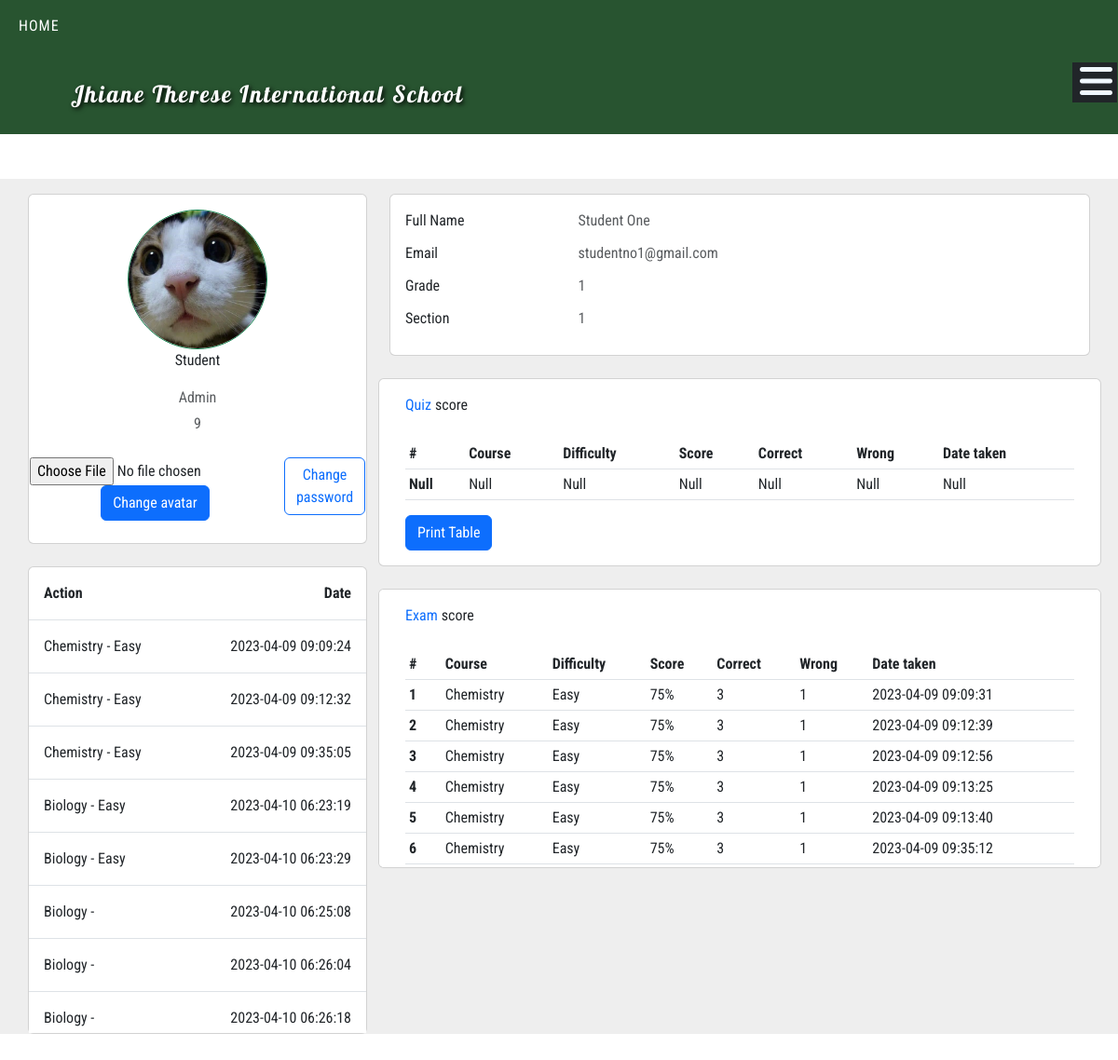
The page /profile.php (signed in) on the database its author committed.
### tables this page shows
CREATE TABLE `activity_log` (
  `id` int(11) NOT NULL,
  `action` varchar(100) NOT NULL,
  `activity_date` datetime NOT NULL,
  `user_id` int(11) NOT NULL,
  `test_type` varchar(11) NOT NULL
);

CREATE TABLE `score_exam` (
  `id` int(11) NOT NULL,
  `student_id` int(11) NOT NULL,
  `course` varchar(300) NOT NULL,
  `lesson` varchar(300) NOT NULL,
  `difficulty` varchar(20) NOT NULL,
  `score` int(11) NOT NULL,
  `correct` int(11) NOT NULL,
  `wrong` int(11) NOT NULL,
  `date_taken` datetime NOT NULL
);

### online_quize/class/quizUsers.php (called while the page is built, shortened)
<?php
class quizUsers
{
	public $host="localhost";
	public $username="root";
	public $pass="";
	public $db_name="jtis";
	public $conn;
	public $activity_log;
	public function __construct()
	{
		$this->conn=new mysqli($this->host,$this->username,$this->pass,$this->db_name);
	}
	public function showActivityLog(){
		$current_user_id = $_SESSION['user']['user_id'];
		$query=$this->conn->query("SELECT * FROM activity_log WHERE user_id = $current_user_id");
		while($row=$query->fetch_array(MYSQLI_ASSOC)){
			$this->activity_log[] = $row;
		}
		return $this->activity_log;
	}
}
?>

### online_exam/class/examUsers.php (called while the page is built, shortened)
<?php
class examUsers
{
	public $host="localhost";
	public $username="root";
	public $pass="";
	public $db_name="jtis";
	public $conn;
	public $exam_score_data;
	public function __construct()
	{
		$this->conn=new mysqli($this->host,$this->username,$this->pass,$this->db_name);
	}
	public function showProfileExamScore(){
		$current_user_id = $_SESSION['user']['user_id'];
		$query=$this->conn->query("SELECT * FROM score_exam WHERE student_id = $current_user_id");
		while($row=$query->fetch_array(MYSQLI_ASSOC)){
			$this->exam_score_data[] = $row;
		}
		return $this->exam_score_data;
	}
}
?>

### profile.php (the view, shortened to what this page needs)
<?php
include("online_quize/class/quizUsers.php");
include("online_exam/class/examUsers.php");
$user = new quizUsers;
$euser = new examUsers;
$quizd = $user->showProfileQuizScore();
$examd = $euser->showProfileExamScore();
$actlog = $user->showActivityLog();
?>
<!DOCTYPE html>
<html>
<head>
	<link rel="stylesheet" type="text/css" href="css/magnific-popup.css">
	<link rel="stylesheet" type="text/css" href="css/owl.carousel.min.css">
	<link rel="stylesheet" type="text/css" href="css/owl.theme.default.min.css">
	<link rel="stylesheet" href="css/all.css">
	<link href="https://cdn.jsdelivr.net/npm/bootstrap@5.3.0-alpha1/dist/css/bootstrap.min.css" rel="stylesheet">
	<link rel="stylesheet" type="text/css" href="css/profile.css">
	<link rel="stylesheet" type="text/css" href="css/all.css">
	<link rel="stylesheet" type="text/css" href="css/custom.css">
</head>
<body onload="myfunction()">
	<nav class="navbar navbar-expand-lg nav-bar-inverse">
		<div class="container-fluid">
			<div class="collapse navbar-collapse" id="navbarText">
				<ul class="navbar-nav mb-2 mb-lg-0 mr-auto">
					<li class="nav-item">
						<a class="nav-link active" aria-current="page" href="index.php">Home</a>
					</li>
				</ul>
			</div>
		</div>
	</nav>
	<nav class="nav-bar nav-bar-inverse nav-bar-fixed-top">
		<div class="container-fluid">
				<div class="navbar-header">
					<button class="navbar-toggle bg-dark" type="button" data-bs-toggle="collapse" data-bs-target="#navi" aria-controls="navi" aria-expanded="false" aria-label="Toggle navigation">
						<i class="fa-solid fa-bars"></i>
					</button>
					<h1 style="color: white; margin-top: 10px; font-size: 25px; " id="myhead2">Jhiane Therese International School</h1>
				</div>
			</div>
		</nav>
		<section style="background-color: #eee;">
			<div class="container py-5 mt-5 mb-5">
				<div class="row">
					<div class="col-lg-4 mt-3">
						<div class="card mb-4" style="background-color: #fff;">
							<div class="card-body text-center">
								<img src="<?php echo 'uploadimg/profile/'.$_SESSION['user']['image_avatar'] ?>" alt="avatar" class="rounded-circle img-fluid border border-1 border-success" style="width: 150px; height: 150px;">
								<p class="font-weight-bold"><?php echo $_SESSION['user']['firstName']; ?></p>
								<p class="text-muted mb-1"><?php echo ucfirst($_SESSION['user']['user_type']);?></p>
								<p class="text-muted mb-4"><?php echo $_SESSION['user']['user_id'];?></p>
								<div class="d-flex justify-content-center mb-2">
									<form id="form" action="multi_login/functions.php" enctype="multipart/form-data" method="post">
										<input type="file" name="image" accept=".jpg,.jpeg,.png">
										<button type="submit" name="change_avatar_btn" class="btn btn-primary">Change avatar</button>
									</form>
									<a href="changepassword.php"><button type="button" class="btn btn-outline-primary ms-1">Change password</button></a>
								</div>
							</div>
						</div>
						<div class="card mb-4 mb-lg-0">
							<div class="card-body p-0" style="overflow-y: scroll; max-height: 500px;">
								<ul class="list-group list-group-flush rounded-3">
									<li class="list-group-item d-flex justify-content-between align-items-center p-3">
										<p class="mb-0"><strong>Action</strong></p>
										<p class="mb-0"><strong>Date</strong></p>
									</li>
									<?php
										foreach($actlog as $logs){
									?>
									<li class="list-group-item d-flex justify-content-between align-items-center p-3">
										<p class="mb-0"><?php echo $logs['action']; ?></p>
										<p class="mb-0"><?php echo $logs['activity_date']; ?></p>
									</li>
									<?php } ?>
								</ul>
							</div>
						</div>
					</div>
					<div class="col-lg-8 mt-3">
						<div class="card mb-4">
							<div class="card-body">
								<div class="row">
									<div class="col-sm-3">
										<p class="mb-0">Full Name</p>
									</div>
									<div class="col-sm-9">
										<p class="text-muted mb-0"><?php echo $_SESSION['user']['firstName']; echo " "; echo $_SESSION['user']['lastName'];   ?></p>
									</div>
								</div>
								<hr>
								<div class="row">
									<div class="col-sm-3">
										<p class="mb-0">Email</p>
									</div>
									<div class="col-sm-9">
										<p class="text-muted mb-0"><?php echo $_SESSION['user']['email'];   ?></p>
									</div>
								</div>
								<hr>
								<div class="row">
									<div class="col-sm-3">
										<p class="mb-0">Grade</p>
									</div>
									<div class="col-sm-9">
										<p class="text-muted mb-0"><?php echo $_SESSION['user']['grade'];   ?></p>
									</div>
								</div>
								<hr>
								<div class="row">
									<div class="col-sm-3">
										<p class="mb-0">Section</p>
									</div>
									<div class="col-sm-9">
										<p class="text-muted mb-0"><?php echo $_SESSION['user']['section'];   ?></p>
									</div>
								</div>
								<hr>
							</div>
						</div>
						<div class="row mb-4">
							<div class="card mb-4 mb-md-0 score-card" style="overflow-y: scroll; max-height: 300px;">
								<div class="card-body" >
									<p class="mb-4"><span class="text-primary font-italic me-1">Quiz</span>score
									</p>
									<table id="quizTable" class="table table-sm table-hover">
										<thead>
											<tr>
												<th scope="col">#</th>
												<th scope="col">Course</th>
												<th scope="col">Difficulty</th>
												<th scope="col">Score</th>
												<th scope="col">Correct</th>
												<th scope="col">Wrong</th>
												<th scope="col">Date taken</th>
											</tr>
										</thead>
										<tbody>
											<?php
												$quiz_counter = 1;
												if (!empty($quizd)){
												foreach($quizd as $details){
											?>
											<tr>
												<th scope="row"><?php echo $quiz_counter;?></th>
												<td><?php echo ucfirst($details['course']); ?></td>
												<td><?php echo ucfirst($details['difficulty']); ?></td>
												<td><?php echo $details['score']; ?>%</td>
												<td><?php echo $details['correct']; ?></td>
												<td><?php echo $details['wrong']; ?></td>
												<td><?php echo $details['date_taken']; ?></td>
											</tr>
											<?php
											$quiz_counter++;}
											}else{ ?>
												<th scope="row">Null</th>
												<td>Null</td>
												<td>Null</td>
												<td>Null</td>
												<td>Null</td>
												<td>Null</td>
												<td>Null</td>
											<?php
											}
											 ?>
										</tbody>
									</table>
									<button onclick="window.printPage('print_quiz.php')" class="btn btn-primary">Print Table</button>
								</div>
							</div>
						</div>
						<div class="row mb-4">
							<div class="card mb-4 mb-md-0 score-card" style="overflow-y: scroll; max-height: 300px;">
								<div class="card-body">
									<p class="mb-4"><span class="text-primary font-italic me-1">Exam</span>score
									</p>
									<table id="examTable" class="table table-sm table-hover">
										<thead>
											<tr>
												<th scope="col">#</th>
												<th scope="col">Course</th>
												<th scope="col">Difficulty</th>
												<th scope="col">Score</th>
												<th scope="col">Correct</th>
												<th scope="col">Wrong</th>
												<th scope="col">Date taken</th>
											</tr>
										</thead>
										<tbody>
										<?php
												$exam_counter = 1;
												if (!empty($examd)){
												foreach($examd as $details){
											?>
											<tr>
												<th scope="row"><?php echo $exam_counter;?></th>
												<td><?php echo ucfirst($details['course']); ?></td>
												<td><?php echo ucfirst($details['difficulty']); ?></td>
												<td><?php echo $details['score']; ?>%</td>
												<td><?php echo $details['correct']; ?></td>
												<td><?php echo $details['wrong']; ?></td>
												<td><?php echo $details['date_taken']; ?></td>
											</tr>
											<?php
											$exam_counter++;}
											}
											 ?>
										</tbody>
									</table>
								</div>
							</div>
						</div>
					</div>
				</div>
			</div>
		</section>
</body>
</html>

### css/profile.css (style rules this page uses)
.score-card { max-height: 600px; }

### css/custom.css (style rules this page uses)
* { padding: 0; margin: 0; box-sizing: border-box; font-family: 'Roboto Condensed', sans-serif; }
body { height: 100%; }
html { scroll-behavior: smooth; }
.nav-bar { display: flex nowrap; width: 100%; padding: 20px; z-index: 100; }
.nav-bar-inverse { background: #285430 !important; }
.nav-bar-fixed-top { position: sticky; top: 0; background: #285430; }
#myhead2 { width:500px; font-family: 'Lobster', cursive; letter-spacing: 2px; text-shadow: 2px 2px 5px black; inline-size: 500px; text-align: center; text-indent: 10px; }
.container { width: 100% !important; padding: 0 !important; display: flex nowrap !important; justify-content: space-between !important; }
ul li a { color: white !important; font-weight: bold; font-size: 13px; padding: 0 20px 0 20px; text-transform: uppercase; letter-spacing: 1px; transition: all 0.5s ease-out; text-align: center; }
.navbar-toggle { position: absolute !important; top: 10px !important; right: 0px !important; width: 50px !important; height: 45px !important; font-size: 40px !important; color: aliceblue !important; border:1px solid #285430 !important; transition: all 0.5s ease-in !important; z-index: 100; }
.navbar-toggle i { position: absolute !important; top: 0px ; right: 5px ; }
.nav-bar-inverse { background-color: #285430 !important; }
.row a:link { text-decoration: none; }
#schoolcontact h1, h5, hr { color: white; font-size: small; font-weight: normal; letter-spacing: 1px; text-indent: 5px; text-align: left; margin:5px; text-decoration: none; }

### rows shown on the page
activity_log: action "Chemistry - Easy", activity_date "2023-04-09 09:09:24"
activity_log: action "Chemistry - Easy", activity_date "2023-04-09 09:12:32"
activity_log: action "Chemistry - Easy", activity_date "2023-04-09 09:35:05"
activity_log: action "Biology - Easy", activity_date "2023-04-10 06:23:19"
activity_log: action "Biology - Easy", activity_date "2023-04-10 06:23:29"
activity_log: action "Biology -", activity_date "2023-04-10 06:25:08"
activity_log: action "Biology -", activity_date "2023-04-10 06:26:04"
activity_log: action "Biology -", activity_date "2023-04-10 06:26:18"
score_exam: course "Chemistry", difficulty "Easy", score "75", correct "3", wrong "1", date_taken "2023-04-09 09:09:31"
score_exam: course "Chemistry", difficulty "Easy", score "75", correct "3", wrong "1", date_taken "2023-04-09 09:12:39"
score_exam: course "Chemistry", difficulty "Easy", score "75", correct "3", wrong "1", date_taken "2023-04-09 09:12:56"
score_exam: course "Chemistry", difficulty "Easy", score "75", correct "3", wrong "1", date_taken "2023-04-09 09:13:25"
score_exam: course "Chemistry", difficulty "Easy", score "75", correct "3", wrong "1", date_taken "2023-04-09 09:13:40"
score_exam: course "Chemistry", difficulty "Easy", score "75", correct "3", wrong "1", date_taken "2023-04-09 09:35:12"

### other values the page prints
$_SESSION['user']['firstName'] "Student"
$_SESSION['user']['user_type'] "Admin"
$_SESSION['user']['user_id'] "9"
$_SESSION['user']['lastName'] "One"
$_SESSION['user']['email'] "studentno1@gmail.com"
$_SESSION['user']['grade'] "1"
$_SESSION['user']['section'] "1"
